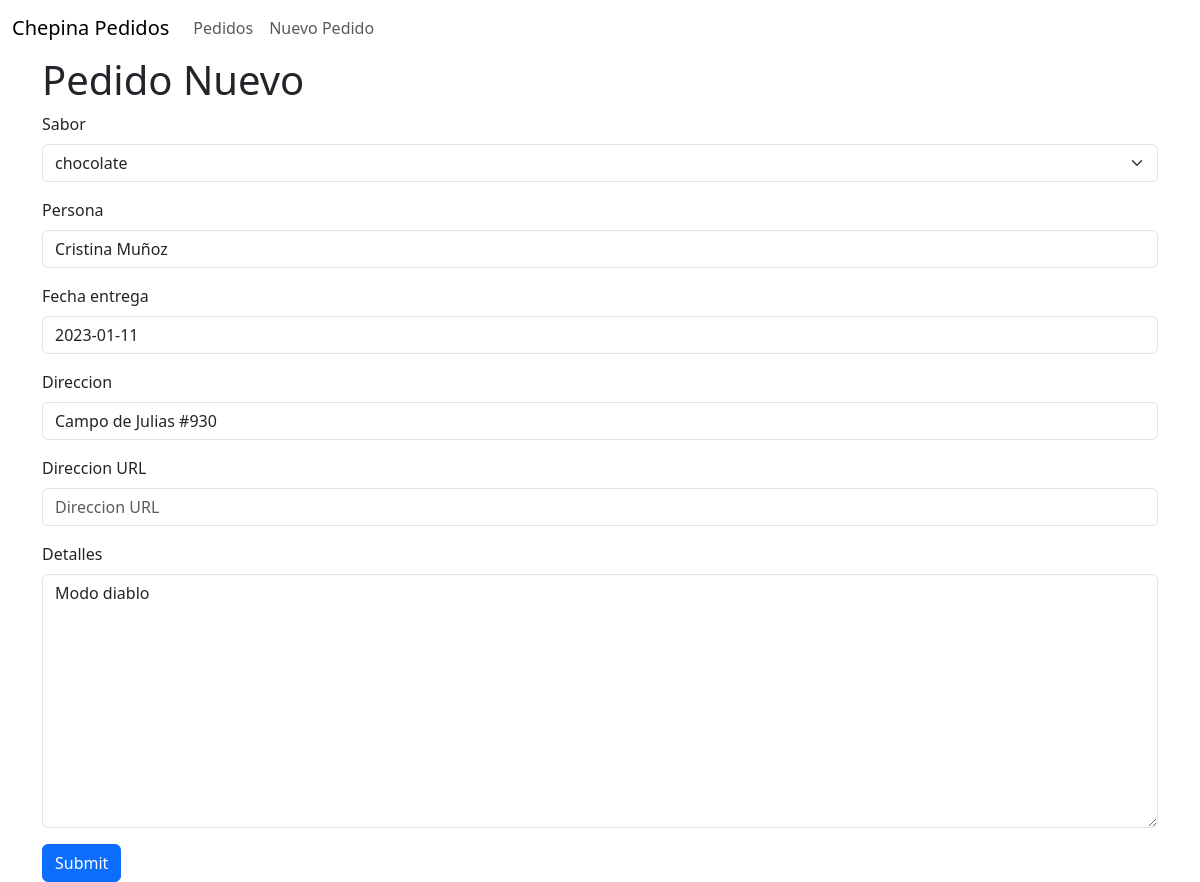
Page /cakes/pedido/4/update/ on the committed database.
### Cakes/models.py (models this page shows, shortened)
class Pedidos(models.Model):
    sabor_Choices = (('Chocolate', 'chocolate'),
                     ('Vainilla', 'vainilla'),
                     ('Confetti', 'confetti'),
                     )
    sabor = models.CharField(max_length=208,choices=sabor_Choices)
    persona = models.CharField(max_length=208)
    fecha_pedido = models.DateField(default=timezone.now)
    fecha_entrega = models.DateField(blank=False, null=False)
    direccion = models.CharField(max_length=200)
    direccion_URL = models.URLField(blank=True, null=True)
    detalles = models.TextField(blank=True, null=True)
    entre = models.BooleanField(default=False)

### Cakes/views.py (the view)
# urls.py: re_path(r'^pedido/(?P<pk>\d+)/update/$', views.PedidoUpdateView.as_view(), name='pedidos_update'),
class PedidoUpdateView(UpdateView):
    form_class = forms.Form
    model = models.Pedidos

### Cakes/forms.py
class Form(forms.ModelForm):
    class Meta():
        model = models.Pedidos
        fields = ('sabor', 'persona','fecha_entrega', 'direccion', 'direccion_URL', 'detalles',)
        widgets = {
            'fecha_entrega': DatePickerInput()
        }

### templates/Cakes/pedidos_form.html (shortened to what this page needs)
<!DOCTYPE html>
{% include 'Cakes/base.html' %}
{% load bootstrap5 %}
{% bootstrap_css %}
{% block content %}
<div class='container'>
    <h1>Pedido Nuevo</h1>
    <form class='form' method='POST'>
        {% bootstrap_form form %}
        {% buttons %}
        <button type='submit' class='btn btn-primary'>Submit</button>
        {% endbuttons %}
    </form>
</div>
{% endblock content %}

### rows in the picture
Pedidos: sabor "chocolate", persona "Cristina Muñoz", fecha_entrega "2023-01-11", direccion "Campo de Julias #930", detalles "Modo diablo"
